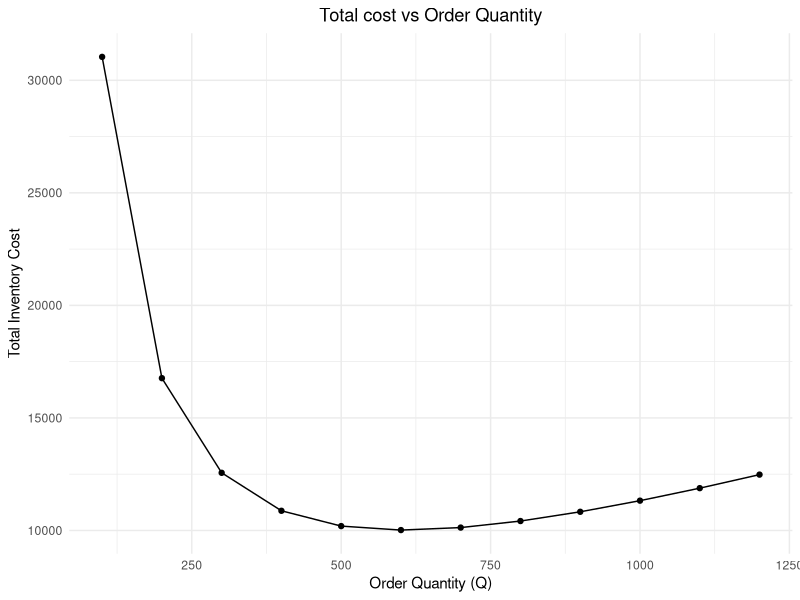
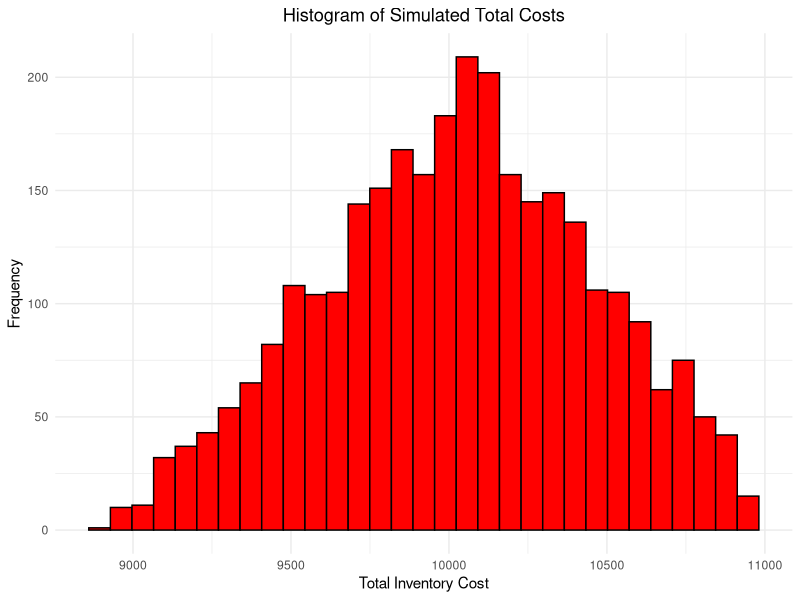
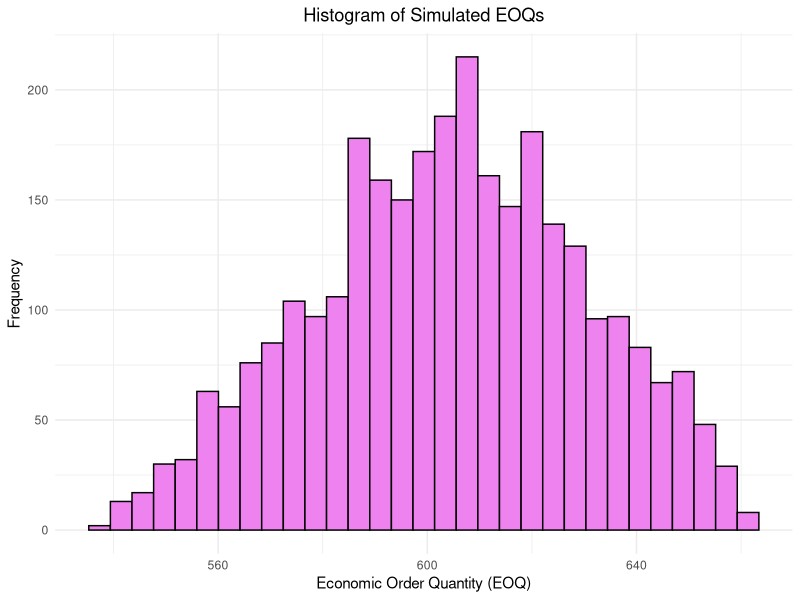
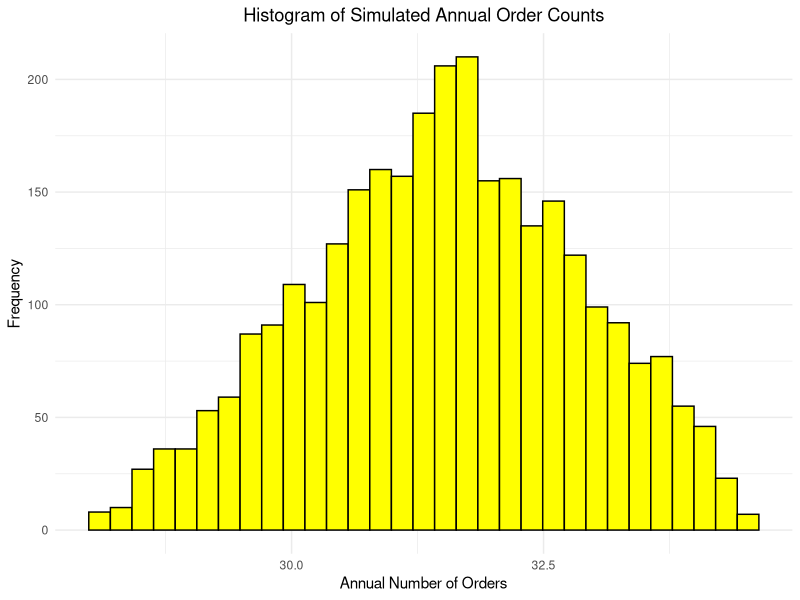

These figures' R source, in order:
# To clear the environment
cat("\014") # Clear the console
rm(list = ls()) # Clear the global environment
try(dev.off(dev.list()["RStudioGD"]), silent = TRUE) # Clear plots
try(p_unload(p_loaded(), character.only = TRUE), silent = TRUE) # Clear packages
options(scipen = 100) # Disable scientific notation for the entire R session

library(ggplot2)
library(dplyr)
library(MASS)

############### Part 1 #######################

# Define data and parameters
annual_demand <- 19000 # Define annual demand in units
cost_per_unit <- 123 # Define cost per unit in dollars
holding_rate <- 0.135 # Define holding rate as a decimal (13.5%)
ordering_cost <- 159 # Define ordering cost in dollars per order

# Calculate the holding cost per unit
holding_cost_per_unit <- holding_rate * cost_per_unit

# EOQ Calculation function
calculate_EOQ <- function(annual_demand, ordering_cost, holding_cost_per_unit) {
  sqrt((2 * annual_demand * ordering_cost) / holding_cost_per_unit)
}

# Initial EOQ Calculation
EOQ <- calculate_EOQ(annual_demand, ordering_cost, holding_cost_per_unit)
EOQ <- ceiling(EOQ) # Round EOQ to the nearest whole number

# Cost calculation functions
total_ordering_cost <- function(Q) (annual_demand / Q) * ordering_cost
total_holding_cost <- function(Q) (Q / 2) * holding_cost_per_unit
total_inventory_cost <- function(Q) total_ordering_cost(Q) + total_holding_cost(Q)

# Calculate costs for the EOQ
TOC <- total_ordering_cost(EOQ)
THC <- total_holding_cost(EOQ)
TIC <- total_inventory_cost(EOQ)

# Print the calculated EOQ and total costs
print(paste("Economic Order Quantity (EOQ):", EOQ))
print(paste("Total Ordering Cost:", TOC))
print(paste("Total Holding Cost:", THC))
print(paste("Total Inventory Cost:", TIC))

# Define a range of order quantities for plotting
order_quantities <- seq(100, 2 * EOQ, by = 100)

# Create a data frame with calculated costs for each order quantity
cost_data <- data.frame(Order_Quantity = order_quantities,
                        Total_Cost = sapply(order_quantities, total_inventory_cost))

# Plot Total Cost versus Order Quantity
ggplot(cost_data, aes(x = Order_Quantity, y = Total_Cost)) +
  geom_line() +
  geom_point() +
  theme_minimal() +
  labs(title = "Total cost vs Order Quantity",
       x = "Order Quantity (Q)",
       y = "Total Inventory Cost") +
  theme(plot.title = element_text(hjust = 0.5))

############### Part 2 #######################

# Custom function to simulate the triangular distribution
simulate_triangular <- function(n, min, mode, max) {
  u <- runif(n)
  c <- (mode - min) / (max - min)
  q <- u < c
  y <- ifelse(q,
              min + sqrt(u * (max - min) * (mode - min)),
              max - sqrt((1 - u) * (max - min) * (max - mode)))
  return(y)
}

# Simulation parameters
min_demand <- 15000
mode_demand <- 19000
max_demand <- 23000
num_simulations <- 3000

# Simulate demands
simulated_demands <- simulate_triangular(num_simulations, min_demand, mode_demand, max_demand)

simulated_EOQs <- numeric(num_simulations)
simulated_costs <- numeric(num_simulations)
simulated_order_counts <- numeric(num_simulations)

# Function to calculate total inventory cost with order quantity Q and demand D as arguments
total_inventory_cost1 <- function(Q,D) {
  annual_ordering_cost <- (D / Q) * ordering_cost
  annual_holding_cost <- (Q / 2) * holding_cost_per_unit
  TIC <- annual_ordering_cost + annual_holding_cost
  return(TIC)
}

for (i in 1:num_simulations) {
  D_simulated <- simulated_demands[i]
  EOQ_simulated <- calculate_EOQ(D_simulated, ordering_cost, holding_cost_per_unit)
  EOQ_simulated <- ceiling(EOQ_simulated)
  TIC_simulated <- total_inventory_cost1(EOQ_simulated, D_simulated)
  simulated_EOQs[i] <- EOQ_simulated
  simulated_costs[i] <- TIC_simulated
  simulated_order_counts[i] <- D_simulated / EOQ_simulated
}

# Calculate expected values and confidence intervals
expected_min_cost <- mean(simulated_costs)
cost_ci <- t.test(simulated_costs, conf.level = 0.90)$conf.int

expected_EOQ <- mean(simulated_EOQs)
EOQ_ci <- t.test(simulated_EOQs, conf.level = 0.90)$conf.int

expected_annual_orders <- mean(simulated_order_counts)
order_count_ci <- t.test(simulated_order_counts, conf.level = 0.90)$conf.int

cat("Expected Minimum Total Cost:", expected_min_cost, "\n")
cat("90% Confidence Interval for Minimum Total Cost:", paste(round(cost_ci, 2), collapse = " to "), "\n\n")

cat("Expected EOQ:", round(expected_EOQ), "\n")
cat("95% Confidence Interval for EOQ:", paste(round(EOQ_ci, 2), collapse = " to "), "\n\n")

cat("Expected Annual Number of Orders:", round(expected_annual_orders, 2), "\n")
cat("95% Confidence Interval for Annual Number of Orders:", paste(round(order_count_ci, 2), collapse = " to "), "\n")

# Plotting the histogram of the total costs from the simulation
ggplot(data.frame(Total_Costs = simulated_costs), aes(x = Total_Costs)) +
  geom_histogram(binwidth = (max(simulated_costs) - min(simulated_costs)) / 30, fill = "red", color = "black") +
  theme_minimal() +
  labs(title = "Histogram of Simulated Total Costs",
       x = "Total Inventory Cost",
       y = "Frequency") +
  theme(plot.title = element_text(hjust = 0.5))

# Plotting the histogram of the EOQs from the simulation
ggplot(data.frame(EOQs = simulated_EOQs), aes(x = EOQs)) +
  geom_histogram(binwidth = (max(simulated_EOQs) - min(simulated_EOQs)) / 30, fill = "violet", color = "black") +
  theme_minimal() +
  labs(title = "Histogram of Simulated EOQs",
       x = "Economic Order Quantity (EOQ)",
       y = "Frequency") +
  theme(plot.title = element_text(hjust = 0.5))
# Plotting the histogram of the annual order counts from the simulation
ggplot(data.frame(Order_Counts = simulated_order_counts), aes(x = Order_Counts)) +
  geom_histogram(binwidth = (max(simulated_order_counts) - min(simulated_order_counts)) / 30, fill = "yellow", color = "black") +
  theme_minimal() +
  labs(title = "Histogram of Simulated Annual Order Counts",
       x = "Annual Number of Orders",
       y = "Frequency") +
  theme(plot.title = element_text(hjust = 0.5))
                                                               
